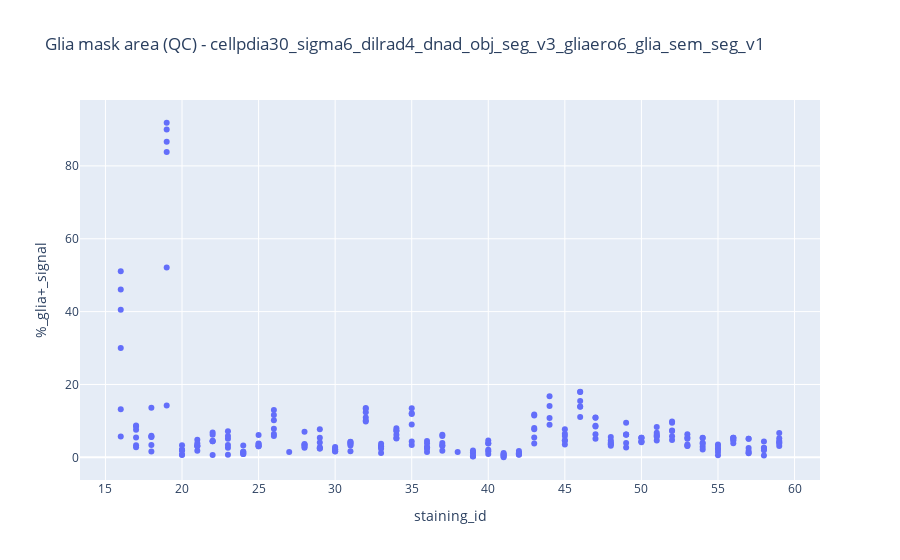

Notebook code cell kept with this figure:
### Code cell
# Create the plot
fig = px.scatter(df, x='staining_id', y='%_glia+_signal',
                 hover_data=['tissue_location','index'], title=f'Glia mask area (QC) - {title}')

# Show the plot
fig.show()

### Figure 1 — Plotly figure (JSON) as saved in the notebook; plotly's stock layout.template omitted (floating-point values rounded to 4 significant figures; data arrays with more than 128 entries replaced by an {"elided": "..."} marker saying what was removed)
{"data": [{"customdata": {"elided": "252x2 mixed values"}, "hovertemplate": "staining_id=%{x}<br>%_glia+_signal=%{y}<br>tissue_location=%{customdata[0]}<br>index=%{customdata[1]}<extra></extra>", "legendgroup": "", "marker": {"color": "#636efa", "symbol": "circle"}, "mode": "markers", "name": "", "orientation": "v", "showlegend": false, "type": "scatter", "x": {"elided": "252 int values"}, "xaxis": "x", "y": {"elided": "252 float values"}, "yaxis": "y"}], "layout": {"legend": {"tracegroupgap": 0}, "title": {"text": "Glia mask area (QC) - cellpdia30_sigma6_dilrad4_dnad_obj_seg_v3_gliaero6_glia_sem_seg_v1"}, "xaxis": {"anchor": "y", "domain": [0, 1], "title": {"text": "staining_id"}}, "yaxis": {"anchor": "x", "domain": [0, 1], "title": {"text": "%_glia+_signal"}}}}
